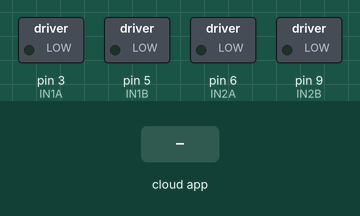
Bench run of a sketch on a simulated Arduino Uno, built with avr-gcc and run on an emulated ATmega328P. On the bench: switched loads named in the sketch (green lamp = pin HIGH). The test bench sets the inputs (shaded band). The ROS host is connected and sends only what is stated.

Above: at 1.2 s.
1.3 s: the phone or cloud app sets linear.x to -100
At 2.1 s:
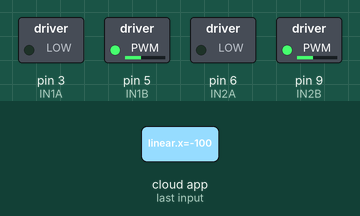
2.8 s: the phone or cloud app sets angular.z to -100
At 3.4 s:
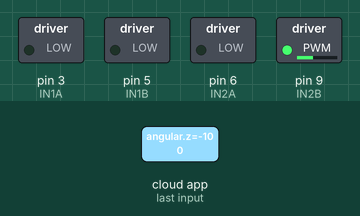
4.3 s: the phone or cloud app sets linear.x to 0
At 5.5 s:
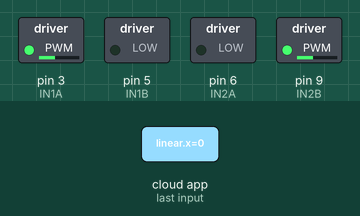
5.8 s: the phone or cloud app sets angular.z to 100
At 6.9 s:
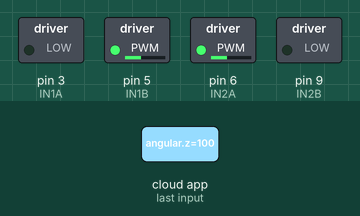
7.3 s: the phone or cloud app sets linear.x to 100
At 7.9 s:
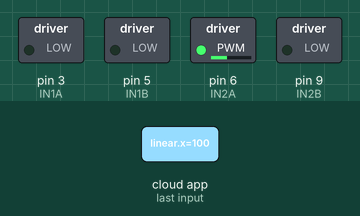
8.8 s: the phone or cloud app sets angular.z to 0
At 9.3 s:
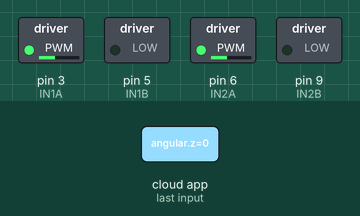
Timing chart, 0 to 11.3 s (numbered marks = the images above; inputs shaded):
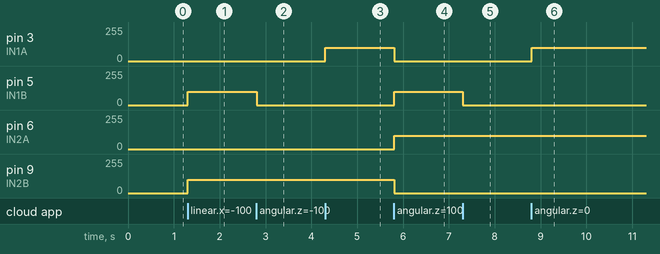

The sketch:

rosdifferentialdrivemotors.ino
```cpp
#include <ros.h>
#include <geometry_msgs/Twist.h>

#define IN1A 3  // Left motor forward
#define IN1B 5  // Left motor reverse
#define IN2A 6  // Right motor forward
#define IN2B 9  // Right motor reverse

ros::NodeHandle nh;

void setMotorSpeeds(int left_speed, int right_speed) {
  // Motor A (Left motor)
  if (left_speed >= 0) {
    analogWrite(IN1A, left_speed);
    analogWrite(IN1B, 0);
  } else {
    analogWrite(IN1A, 0);
    analogWrite(IN1B, -left_speed);
  }

  // Motor B (Right motor)
  if (right_speed >= 0) {
    analogWrite(IN2A, right_speed);
    analogWrite(IN2B, 0);
  } else {
    analogWrite(IN2A, 0);
    analogWrite(IN2B, -right_speed);
  }
}

void driveCallback(const geometry_msgs::Twist& twist_msg) {
  float linear_speed = twist_msg.linear.x;
  float angular_speed = twist_msg.angular.z;

  int left_motor_speed = constrain((linear_speed - angular_speed) * 255, -100, 100);
  int right_motor_speed = constrain((linear_speed + angular_speed) * 255, -100, 100);

  // Set the motor speeds
  setMotorSpeeds(left_motor_speed, right_motor_speed);
}

ros::Subscriber<geometry_msgs::Twist> sub("cmd_vel", driveCallback);

void setup() {
  pinMode(IN1A, OUTPUT);
  pinMode(IN1B, OUTPUT);
  pinMode(IN2A, OUTPUT);
  pinMode(IN2B, OUTPUT);

  nh.initNode();
  nh.subscribe(sub);
}

void loop() {
  nh.spinOnce();
  delay(10);
}
```

Measured:
- after the input at 1.3 s, pin 5 (IN1B), pin 9 (IN2B): 0/255 → 100/255 at once
- after the input at 2.8 s, pin 5 (IN1B): 100/255 → 0/255 at once
- after the input at 4.3 s, pin 3 (IN1A): 0/255 → 100/255 at once
- after the input at 5.8 s, pin 3 (IN1A), pin 9 (IN2B): 100/255 → 0/255 at once; pin 5 (IN1B), pin 6 (IN2A): 0/255 → 100/255 at once
- after the input at 7.3 s, pin 5 (IN1B): 100/255 → 0/255 at once
- after the input at 8.8 s, pin 3 (IN1A): 0/255 → 100/255 at once
